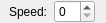
<?xml version="1.0" encoding="UTF-8"?>
<ui version="4.0">
 <class>PlaybackWidget</class>
 <widget class="QWidget" name="PlaybackWidget">
  <property name="geometry">
   <rect>
    <x>0</x>
    <y>0</y>
    <width>119</width>
    <height>24</height>
   </rect>
  </property>
  <property name="windowTitle">
   <string>Form</string>
  </property>
  <layout class="QHBoxLayout" name="horizontalLayout">
   <property name="sizeConstraint">
    <enum>QLayout::SetFixedSize</enum>
   </property>
   <property name="leftMargin">
    <number>9</number>
   </property>
   <property name="topMargin">
    <number>0</number>
   </property>
   <property name="bottomMargin">
    <number>0</number>
   </property>
   <item>
    <widget class="QLabel" name="speedLabel">
     <property name="text">
      <string>Speed:</string>
     </property>
    </widget>
   </item>
   <item>
    <widget class="QSpinBox" name="speedSpinner">
     <property name="focusPolicy">
      <enum>Qt::StrongFocus</enum>
     </property>
    </widget>
   </item>
  </layout>
 </widget>
 <resources/>
 <connections/>
</ui>
